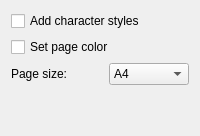
           <widget class="QWidget" name="RTFOptions">
            <layout class="QVBoxLayout" name="verticalLayout_9">
             <item>
              <widget class="QCheckBox" name="cbRTFCharStyles">
               <property name="toolTip">
                <string>Add character stylesheets with formatting information.
You can select the stylesheets in your word processor to reformat additional text.</string>
               </property>
               <property name="text">
                <string>Add character styles</string>
               </property>
              </widget>
             </item>
             <item>
              <widget class="QCheckBox" name="cbRTFPageColor">
               <property name="toolTip">
                <string>Set page color attribute to background color</string>
               </property>
               <property name="text">
                <string>Set page color</string>
               </property>
              </widget>
             </item>
             <item>
              <layout class="QHBoxLayout" name="horizontalLayout_11">
               <item>
                <widget class="QLabel" name="label_9">
                 <property name="text">
                  <string>Page size:</string>
                 </property>
                </widget>
               </item>
               <item>
                <widget class="QComboBox" name="comboRTFPageSize">
                 <property name="maximumSize">
                  <size>
                   <width>80</width>
                   <height>16777215</height>
                  </size>
                 </property>
                 <property name="toolTip">
                  <string>Select a page size.</string>
                 </property>
                 <property name="currentIndex">
                  <number>1</number>
                 </property>
                 <item>
                  <property name="text">
                   <string>A3</string>
                  </property>
                 </item>
                 <item>
                  <property name="text">
                   <string>A4</string>
                  </property>
                 </item>
                 <item>
                  <property name="text">
                   <string>A5</string>
                  </property>
                 </item>
                 <item>
                  <property name="text">
                   <string>B4</string>
                  </property>
                 </item>
                 <item>
                  <property name="text">
                   <string>B5</string>
                  </property>
                 </item>
                 <item>
                  <property name="text">
                   <string>B6</string>
                  </property>
                 </item>
                 <item>
                  <property name="text">
                   <string>Letter</string>
                  </property>
                 </item>
                 <item>
                  <property name="text">
                   <string>Legal</string>
                  </property>
                 </item>
                </widget>
               </item>
              </layout>
             </item>
             <item>
              <spacer name="verticalSpacer_6">
               <property name="orientation">
                <enum>Qt::Vertical</enum>
               </property>
               <property name="sizeHint" stdset="0">
                <size>
                 <width>20</width>
                 <height>40</height>
                </size>
               </property>
              </spacer>
             </item>
            </layout>
           </widget>
